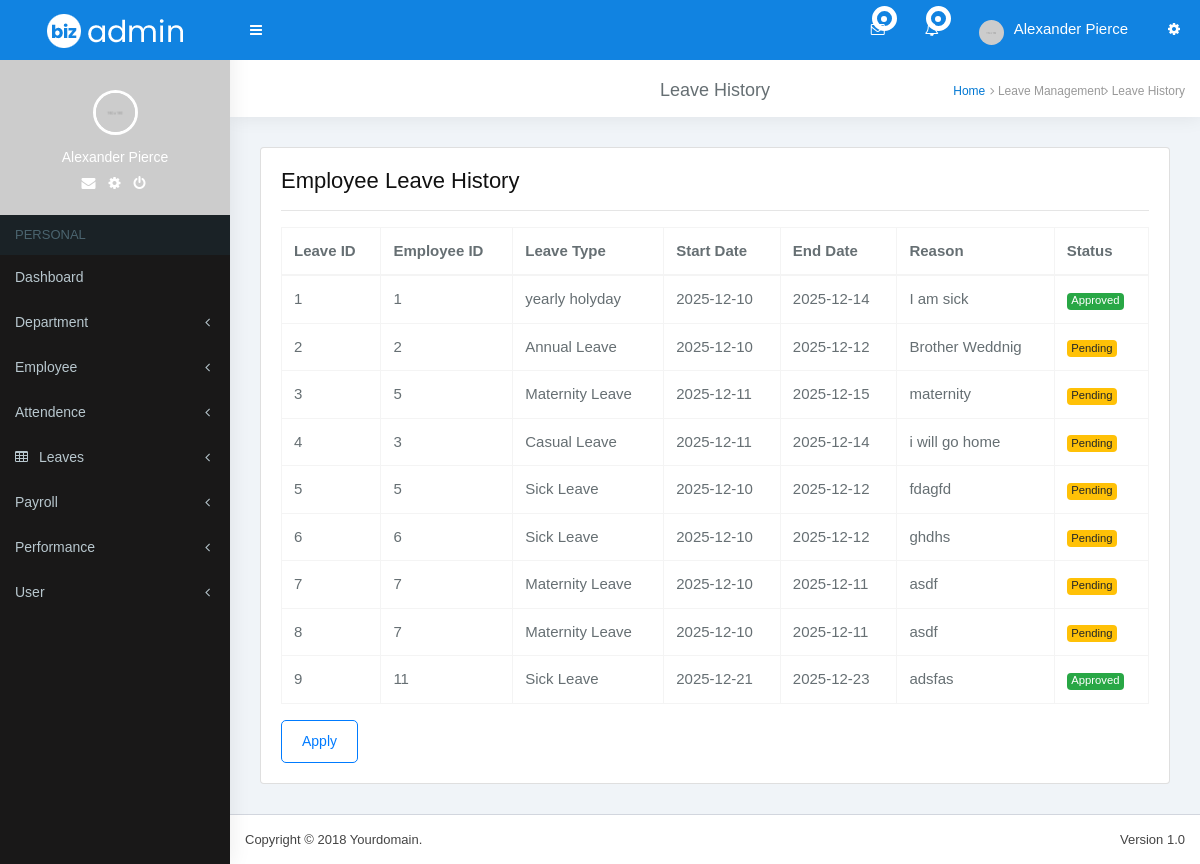
The page /admin/leaves_history.php (signed in) on the database its author committed.
### tables this page shows
CREATE TABLE `leaves` (
  `leave_id` int(11) NOT NULL,
  `employee_id` int(11) NOT NULL,
  `leave_type` varchar(50) NOT NULL,
  `start_date` date NOT NULL,
  `end_date` date NOT NULL,
  `reason` varchar(100) NOT NULL,
  `status` varchar(20) NOT NULL,
  `approved_by` varchar(30) NOT NULL
);

### admin/leaves_history.php (the view, shortened to what this page needs)
<?php
include_once("includes/db_config.php");
?>
<!DOCTYPE html>
<html lang="en">
<head>
<link rel="stylesheet" href="dist/bootstrap/css/bootstrap.min.css">
<link rel="stylesheet" href="dist/css/style.css">
<link rel="stylesheet" href="dist/css/font-awesome/css/font-awesome.min.css">
<link rel="stylesheet" href="dist/css/skins/_all-skins.min.css">
</head>
<body class="skin-blue sidebar-mini">
<div class="wrapper boxed-wrapper">
  <?php include_once("includes/header.php"); ?>
  <?php include_once("includes/leftbar.php"); ?>
  <div class="content-wrapper">
    <div class="content-header sty-one">
      <h1 class="text-center">Leave History</h1>
      <ol class="breadcrumb">
        <li><a href="#">Home</a></li>
        <li><i class="fa fa-angle-right"></i> Leave Management</li>
        <li><i class="fa fa-angle-right"></i> Leave History</li>
      </ol>
    </div>
    <div class="content">
      <div class="card">
        <div class="card-body">
          <h4 class="text-black text-dark">Employee Leave History</h4>
          <hr>
          <?php
          $result = $conn->query("SELECT * FROM leaves ORDER BY leave_id");
          ?>
          <table class="table table-bordered mt-3">
            <thead>
              <tr>
                <th>Leave ID</th>
                <th>Employee ID</th>
                <th>Leave Type</th>
                <th>Start Date</th>
                <th>End Date</th>
                <th>Reason</th>
                <th>Status</th>
              </tr>
            </thead>
            <tbody>
            <?php while($row = $result->fetch_assoc()): ?>
              <tr>
                <td><?php echo $row['leave_id']; ?></td>
                <td><?php echo $row['employee_id']; ?></td>
                <td><?php echo $row['leave_type']; ?></td>
                <td><?php echo $row['start_date']; ?></td>
                <td><?php echo $row['end_date']; ?></td>
                <td><?php echo $row['reason']; ?></td>
                <td>
                  <?php
                  if($row['status'] == "Pending"){
                      echo "<span class='badge badge-warning'>Pending</span>";
                  } elseif($row['status'] == "Approved"){
                      echo "<span class='badge badge-success'>Approved</span>";
                  } else {
                      echo "<span class='badge badge-danger'>Rejected</span>";
                  }
                  ?>
                </td>
              </tr>
            <?php endwhile; ?>
            </tbody>
          </table>
          <a href="leaves_apply.php"><input type="button" value="Apply" class="btn btn-outline-primary"></a>
        </div>
      </div>
    </div>
  </div>
  <footer class="main-footer">
    <div class="pull-right hidden-xs">Version 1.0</div>
    Copyright © 2018 Yourdomain.
  </footer>
</div>
</body>
</html>

### admin/includes/header.php (shortened to what this page needs)
<header class="main-header">
   <a href="dashboard.php" class="logo blue-bg">
   <span class="logo-lg"><img src="dist/img/logo.png" alt=""></span> </a>
   <nav class="navbar blue-bg navbar-static-top">
     <ul class="nav navbar-nav pull-left">
       <li><a class="sidebar-toggle" data-toggle="push-menu" href=""></a> </li>
     </ul>
     <div class="navbar-custom-menu">
       <ul class="nav navbar-nav">
         <li class="dropdown messages-menu"> <a href="#" class="dropdown-toggle" data-toggle="dropdown"> <i class="fa fa-envelope-o"></i>
           <div class="notify"> <span class="heartbit"></span> <span class="point"></span> </div>
           </a>
         </li>
         <li class="dropdown messages-menu"> <a href="#" class="dropdown-toggle" data-toggle="dropdown"> <i class="fa fa-bell-o"></i>
           <div class="notify"> <span class="heartbit"></span> <span class="point"></span> </div>
           </a>
         </li>
         <li class="dropdown user user-menu p-ph-res"> <a href="#" class="dropdown-toggle" data-toggle="dropdown"> <img src="dist/img/img1.jpg" class="user-image" alt="User Image"> <span class="hidden-xs">Alexander Pierce</span> </a>
         </li>
         <li> <a href="#" data-toggle="control-sidebar"><i class="fa fa-gear animated "></i></a> </li>
       </ul>
     </div>
   </nav>
 </header>

### admin/includes/leftbar.php (shortened to what this page needs)
<aside class="main-sidebar">
    <div class="sidebar">
      <div class="user-panel">
        <div class="image text-center"><img src="dist/img/img1.jpg" class="img-circle" alt="User Image"> </div>
        <div class="info">
          <p>Alexander Pierce</p>
          <a href="#"><i class="fa fa-envelope"></i></a> <a href="#"><i class="fa fa-gear"></i></a> <a href="#"><i class="fa fa-power-off"></i></a> </div>
      </div>
      <ul class="sidebar-menu" data-widget="tree">
        <li class="header">PERSONAL</li>
        <li> <a href="dashboard.php"> <i class="icon-home"></i> <span>Dashboard</span> <span class="pull-right-container"> </span> </a>
        </li>
        <li class="treeview"> <a href="#"> <i class="icon-grid"></i> <span>Department</span> <span class="pull-right-container"> <i class="fa fa-angle-left pull-right"></i> </span> </a>
        </li>
        <li class="treeview"> <a href="#"> <i class="icon-note"></i> <span>Employee</span> <span class="pull-right-container"> <i class="fa fa-angle-left pull-right"></i> </span> </a>
        </li>
        <li class="treeview"> <a href="#"> <i class="icon-layers"></i> <span>Attendence</span> <span class="pull-right-container"> <i class="fa fa-angle-left pull-right"></i> </span> </a>
        </li>
        <li class="treeview"> <a href="#"> <i class="fa fa-table icon-layers"></i> <span>Leaves</span> <span class="pull-right-container"> <i class="fa fa-angle-left pull-right"></i> </span> </a>
        </li>
        <li class="treeview"> <a href="#"><i class="icon-chart"></i> <span>Payroll</span> <span class="pull-right-container"> <i class="fa fa-angle-left pull-right"></i> </span> </a>
        </li>
        <li class="treeview"> <a href="#"><i class="icon-chart"></i> <span>Performance</span> <span class="pull-right-container"> <i class="fa fa-angle-left pull-right"></i> </span> </a>
        </li>
        <li class="treeview"> <a href="#"> <i class="icon-location-pin"></i> <span>User</span> <span class="pull-right-container"> <i class="fa fa-angle-left pull-right"></i> </span> </a>
        </li>
      </ul>
    </div>
  </aside>

### rows shown on the page
leaves: leave_id "1", employee "1", leave_type "yearly holyday", start_date "2025-12-10", end_date "2025-12-14", reason "I am sick", status "Approved"
leaves: leave_id "2", employee "2", leave_type "Annual Leave", start_date "2025-12-10", end_date "2025-12-12", reason "Brother Weddnig", status "Pending"
leaves: leave_id "3", employee "5", leave_type "Maternity Leave", start_date "2025-12-11", end_date "2025-12-15", reason "maternity", status "Pending"
leaves: leave_id "4", employee "3", leave_type "Casual Leave", start_date "2025-12-11", end_date "2025-12-14", reason "i will go home", status "Pending"
leaves: leave_id "5", employee "5", leave_type "Sick Leave", start_date "2025-12-10", end_date "2025-12-12", reason "fdagfd", status "Pending"
leaves: leave_id "6", employee "6", leave_type "Sick Leave", start_date "2025-12-10", end_date "2025-12-12", reason "ghdhs", status "Pending"
leaves: leave_id "7", employee "7", leave_type "Maternity Leave", start_date "2025-12-10", end_date "2025-12-11", reason "asdf", status "Pending"
leaves: leave_id "8", employee "7", leave_type "Maternity Leave", start_date "2025-12-10", end_date "2025-12-11", reason "asdf", status "Pending"
leaves: leave_id "9", employee "11", leave_type "Sick Leave", start_date "2025-12-21", end_date "2025-12-23", reason "adsfas", status "Approved"
